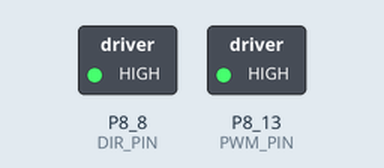
This program was run on a simulated BeagleBone Black. Shown: switched loads named in the program (green lamp = pin HIGH). Dashed ring = blinking. What the program prints to the terminal is not drawn. At 4.0 s the program stops and its outputs stay as they are.

Above: at 0.2 s.
Timing chart, 0 to 4.6 s (numbered marks = the images above):
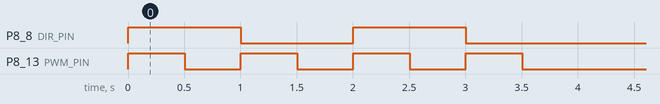

The program:

BBB_GeneralDualMotorControl_Pololu.py
```python
#! /usr/bin/env python

###############################################################################
# BBB_GeneralDualMotorControl.py
#
# Class-based test of dual motor control using
# using the SparkFun TB6612FNG breakout board
#    http://sfe.io/p9457
#
# Requires - Adafruit BeagleBone IO Python library
#
# NOTE: Any plotting is set up for output, not viewing on screen.
#       So, it will likely be ugly on screen. The saved PDFs should look
#       better.
#
# Created: 05/18/15
#   - Joshua Vaughan
#   - joshua.vaughan@louisiana.edu
#   - http://www.ucs.louisiana.edu/~jev9637
#
# Modified:
#   *
#
###############################################################################

import Adafruit_BBIO.GPIO as GPIO
import Adafruit_BBIO.PWM as PWM
import time
import math

class motor(object):
    """ Convenience class for controlling a Polulu High-Power Motor Driver

    Arguments
      DIRPin : the DIR pin
      PWMpin : the PWM pin

    Other atributes
      isRunning : Boolean describing if motor is running or not
      speed : current speed of the motor
      direction : current direction the motor is running
                  =None if the motor is not currently moving

    """
    def __init__(self, DIRpin, PWMpin, PWMfreq = 2000):
        self.DIRpin = DIRpin
        self.PWMpin = PWMpin
        self.PWMfreq = PWMfreq
        self.isRunning = False
        self.currentDirection = None
        self.currentSpeed = 0

        # Set up the GPIO pins as output
        GPIO.setup(self.DIRpin, GPIO.OUT)


    def start(self, speed, direction):
        """ method to start a motor

        Arguments:
          speed : speed of the motor 0-100 (as percentage of max)
          direction : CW or CCW, for clockwise or counterclockwise
        """

        # x01 and x02 have to be opposite to move, toggle to change direction
        if direction in ('cw','CW','clockwise'):
            GPIO.output(self.DIRpin, GPIO.LOW)
        elif direction in ('ccw','CCW','counterclockwise'):
            GPIO.output(self.DIRpin, GPIO.HIGH)
        else:
            raise ValueError('Please enter CW or CCW for direction.')

        # Start the motor
        # PWM.start(channel, duty, freq=2000, polarity=0)
        if 0 <= speed <= 100:
            PWM.start(self.PWMpin, speed, self.PWMfreq)
        else:
            raise ValueError("Please enter speed between 0 and 100, \
                              representing a percentage of the maximum \
                              motor speed.")

        # set the status attributes
        self.isRunning = True
        self.currentDirection = direction
        self.currentSpeed = speed

    def stop(self):
        """ Method to hard stop an individual motor"""

        PWM.set_duty_cycle(self.PWMpin, 0.0)

        # set the status attributes
        self.isRunning = False
        self.currentDirection = None
        self.currentSpeed = 0


    def set_speed(self, newSpeed):
        """ Method to change the speed of the motor, direciton is unchanged

        Arugments
          newSpeed : the desired new speed 0-100 (as percentage of max)
        """

        PWM.set_duty_cycle(self.PWMpin, newSpeed)
        self.currentSpeed = newSpeed


if __name__ == '__main__':
    # Demonstrates the use of this class

    # Set up the pins - These are mutable, but *don't* change them
    DIR_PIN = 'P8_8'        # DIR pin on board, controls direction
    PWM_PIN = 'P8_13'       # PWM pin on board, controls the speed of the motor
    E_STOP = 'P8_12'    # Pin of the swtich to turn the motor on

    # Create the motors instance of the class
    motors = motor(DIR_PIN, PWM_PIN)


    # We can check if it's running
    if motors.isRunning:
        print 'Motor A is currently running.'
    else:
        print 'Motor A is not currently running.'


    # Now, let's run it for 1s, off for 1s, on in opposite direction for 1s... for 5 times
    # let's print that it's running each time too, using our inRunning attribute
    for index in range(2):
        # Up
        motors.start(100,'CCW')

         # We can check if it's running
        if motors.isRunning:
            print 'Motor A is spinning {} at {}% of maximum speed.'.format(motors.currentDirection, motors.currentSpeed)

        time.sleep(0.5)
        print 'This is a hard stop. It effectively brakes.\n'
        motors.stop()
        time.sleep(0.5)

        motors.start(100,'CW')

        # We can check if it's running
        if motors.isRunning:
            print 'Motor A is spinning {} at {}% of maximum speed.'.format(motors.currentDirection, motors.currentSpeed)

        time.sleep(0.5)

        print 'This is a hard stop. It effectively brakes.\n'
        motors.stop()
        time.sleep(0.5)

    motors.stop()
```

Measured:
- by itself, P8_8 (DIR_PIN): alternates HIGH for 1.0 s and LOW for 1.0 s, 4 changes in all, then stays LOW
- by itself, P8_13 (PWM_PIN): alternates HIGH for 0.50 s and LOW for 0.50 s, 8 changes in all, then stays LOW
